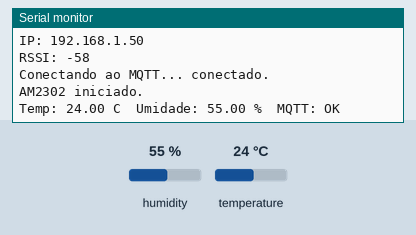
The program below on a simulated ESP8266 (Wemos D1 mini). Shown: the last lines printed to the serial monitor. The test bench sets the inputs (shaded band); at power-on: humidity 55 %, temperature 24 °C. WiFi joins after 1.5 s; servers stay silent unless stated; no MQTT or app messages arrive unless stated.

Above: at 11.2 s.
11.3 s: humidity set to 22 %
At 13.5 s:
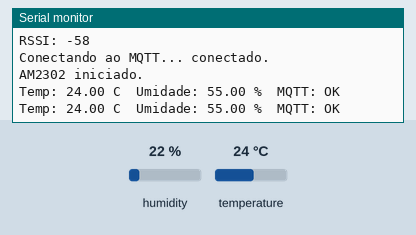
15.3 s: temperature set to 12 °C
At 16.5 s:
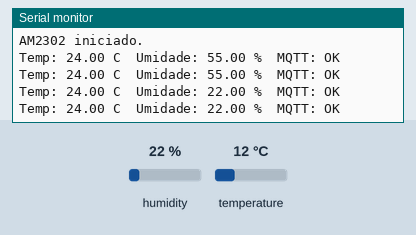
19.3 s: humidity set to 40 %
At 20.7 s:
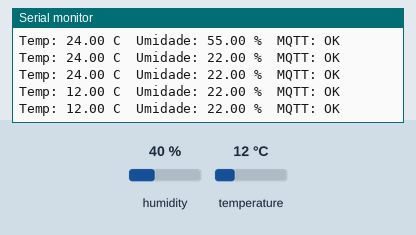
Timing chart, 0 to 22.3 s (numbered marks = the images above; inputs shaded):
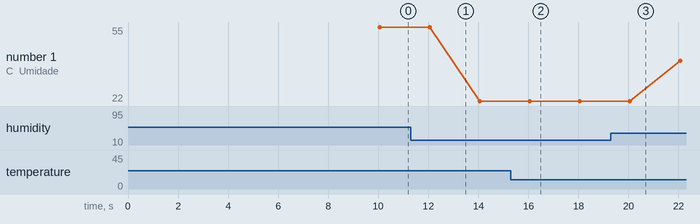

Measured:
- plotted number 1: 55 → 22 after the input at 11.3 s, 22 → 40 after the input at 19.3 s

The program:

main.cpp
```cpp
#include <Arduino.h>
#include <ESP8266WiFi.h>
#include <PubSubClient.h>
#include <DHT.h>

// ======================================================
// CONFIGURACOES Wi-Fi
// ======================================================
const char* WIFI_SSID = "lactea-iot-aulas";
const char* WIFI_PASS = "iotempire";

// ======================================================
// CONFIGURACOES MQTT
// ======================================================
const char* MQTT_HOST = "192.168.6.1";
const uint16_t MQTT_PORT = 1883;

const char* MQTT_TOPIC_BASE = "sensores/am2302";

// ======================================================
// DEBUG USB
// Coloque 0 para desligar os prints USB no uso final
// ======================================================
#define DEBUG_USB 1

#if DEBUG_USB
  #define DBG(x) Serial.print(x)
  #define DBGLN(x) Serial.println(x)
#else
  #define DBG(x)
  #define DBGLN(x)
#endif

// ======================================================
// AM2302 (DHT22)
// AM2302 DATA -> Wemos D4/GPIO2 (com resistor de pull-up 4k7~10k para 3V3)
// ======================================================
#define DHTPIN D4
#define DHTTYPE DHT22

DHT dht(DHTPIN, DHTTYPE);

// ======================================================
// MQTT / Wi-Fi
// ======================================================
WiFiClient espClient;
PubSubClient mqttClient(espClient);

char boardId[20];
char mqttClientId[40];
char mqttTopic[80];

unsigned long lastMqttAttempt = 0;
const unsigned long MQTT_RETRY_INTERVAL = 5000;

unsigned long lastPublish = 0;
// O DHT22/AM2302 tem taxa de amostragem maxima de ~0.5Hz (1 leitura a cada 2s)
const unsigned long PUBLISH_INTERVAL = 2000;

// ======================================================
// FUNCOES AUXILIARES
// ======================================================
void buildIds() {
  uint32_t chipId = ESP.getChipId();

  snprintf(boardId, sizeof(boardId), "ESP-%06X", chipId);
  snprintf(mqttClientId, sizeof(mqttClientId), "am2302-%s", boardId);
  snprintf(mqttTopic, sizeof(mqttTopic), "%s/%s", MQTT_TOPIC_BASE, boardId);
}

void setupWiFiRadio() {
  WiFi.persistent(false);

  WiFi.mode(WIFI_OFF);
  delay(2000);

  WiFi.mode(WIFI_STA);
  WiFi.setSleepMode(WIFI_NONE_SLEEP);

  // Reduz pico de corrente do radio Wi-Fi
  WiFi.setOutputPower(8.5);

  // Modo mais estavel para ESP8266
  WiFi.setPhyMode(WIFI_PHY_MODE_11G);

  WiFi.setAutoReconnect(true);

  delay(1000);
}

void connectWiFi() {
  if (WiFi.status() == WL_CONNECTED) return;

  DBG("Conectando ao Wi-Fi: ");
  DBGLN(WIFI_SSID);

  WiFi.begin(WIFI_SSID, WIFI_PASS);

  unsigned long start = millis();

  while (WiFi.status() != WL_CONNECTED && millis() - start < 30000) {
    delay(1000);
    yield();

    DBG("status=");
    DBGLN(WiFi.status());
  }

  if (WiFi.status() == WL_CONNECTED) {
    DBGLN("Wi-Fi conectado.");
    DBG("IP: ");
    DBGLN(WiFi.localIP().toString());
    DBG("RSSI: ");
    DBGLN(String(WiFi.RSSI()));
  } else {
    DBGLN("Falha ao conectar no Wi-Fi.");
    DBG("Status final: ");
    DBGLN(WiFi.status());
  }
}

bool connectMQTT() {
  if (WiFi.status() != WL_CONNECTED) return false;
  if (mqttClient.connected()) return true;

  DBG("Conectando ao MQTT... ");

  bool ok = mqttClient.connect(mqttClientId);

  if (ok) {
    DBGLN("conectado.");
  } else {
    DBG("falhou. Estado: ");
    DBGLN(mqttClient.state());
  }

  return ok;
}

// ======================================================
// PUBLICACAO DOS DADOS
// ======================================================
void publishAM2302Data() {
  float humidity = dht.readHumidity();
  float temperature = dht.readTemperature();

  if (isnan(humidity) || isnan(temperature)) {
    DBGLN("Falha na leitura do AM2302.");
    return;
  }

  char payload[256];

  snprintf(
    payload,
    sizeof(payload),
    "{"
      "\"timestamp_ms\":%lu,"
      "\"sensor_type\":\"am2302\","
      "\"board_id\":\"%s\","
      "\"temperature_c\":%.1f,"
      "\"humidity_pct\":%.1f,"
      "\"rssi\":%d"
    "}",
    millis(),
    boardId,
    temperature,
    humidity,
    WiFi.RSSI()
  );

  bool ok = mqttClient.publish(mqttTopic, payload, false);

  DBG("Temp: ");
  DBG(temperature);
  DBG(" C  Umidade: ");
  DBG(humidity);
  DBG(" %  MQTT: ");
  DBGLN(ok ? "OK" : "FALHOU");
}

// ======================================================
// SETUP
// ======================================================
void setup() {
#if DEBUG_USB
  Serial.begin(115200);
  delay(5000);

  Serial.println();
  Serial.println("BOOT OK - AM2302 Wi-Fi MQTT");
#endif

  buildIds();

  DBG("Board ID: ");
  DBGLN(boardId);

  DBG("Topico MQTT: ");
  DBGLN(mqttTopic);

  setupWiFiRadio();

  mqttClient.setServer(MQTT_HOST, MQTT_PORT);

  connectWiFi();
  connectMQTT();

  // Inicia o sensor depois do Wi-Fi/MQTT
  dht.begin();
  DBGLN("AM2302 iniciado.");
}

// ======================================================
// LOOP
// ======================================================
void loop() {
  yield();

  if (WiFi.status() != WL_CONNECTED) {
    connectWiFi();
  }

  if (!mqttClient.connected()) {
    unsigned long now = millis();

    if (now - lastMqttAttempt >= MQTT_RETRY_INTERVAL) {
      lastMqttAttempt = now;
      connectMQTT();
    }
  } else {
    mqttClient.loop();
  }

  unsigned long now = millis();

  if (mqttClient.connected() && now - lastPublish >= PUBLISH_INTERVAL) {
    lastPublish = now;
    publishAM2302Data();
  }
}
```
